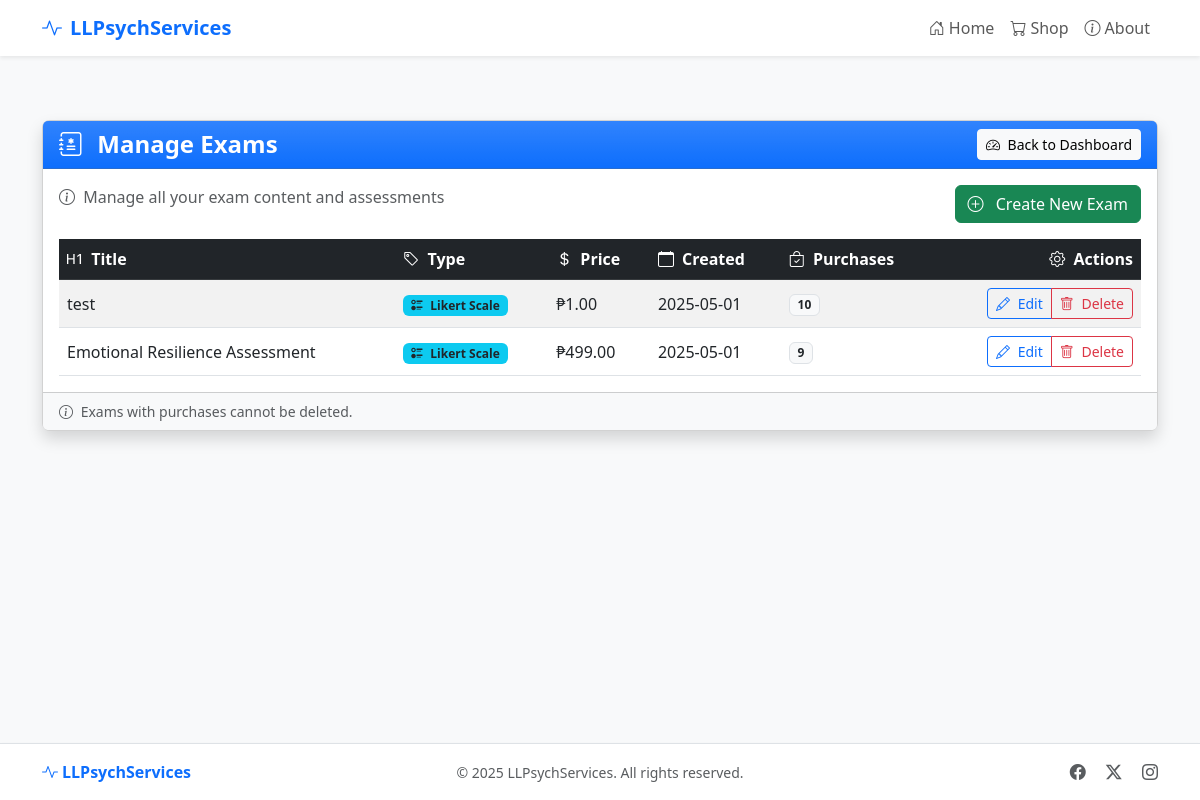
/admin/exams (signed in), run on the app's committed database.
### models.py (models this page shows, shortened)
class Exam(db.Model):
    id = db.Column(db.Integer, primary_key=True)
    title = db.Column(db.String(100), nullable=False)
    exam_type = db.Column(db.String(20))  # 'content' or 'likert'
    description = db.Column(db.Text, nullable=False)
    price = db.Column(db.Float, nullable=False)
    content = db.Column(db.Text, nullable=False)
    questions = db.Column(db.Text, nullable=True)  # Stored as JSON
    exam_type = db.Column(db.String(20), default='content')  # 'content' or 'likert'
    created_at = db.Column(db.DateTime, default=datetime.utcnow)
    scoring_rules = db.Column(db.Text, nullable=True)

### routes/admin.py (the view)
@admin_bp.route('/exams')
@admin_required
def exams():
    exams = Exam.query.order_by(Exam.created_at.desc()).all()
    return render_template('admin/exams.html', exams=exams)

### routes/admin.py (called while the page is built)
def admin_required(f):
    @wraps(f)
    def decorated_function(*args, **kwargs):
        if not session.get('admin_logged_in'):
            flash('Please log in to access the admin area.', 'warning')
            return redirect(url_for('admin.login', next=request.url))
        return f(*args, **kwargs)
    return decorated_function

### templates/admin/exams.html (shortened to what this page needs)
{% extends 'base.html' %}
{% block content %}
<div class="container py-3 py-md-4">
  <div class="row justify-content-center">
    <div class="col-12">
      <div class="card shadow">
        <div class="card-header bg-primary bg-gradient text-white">
          <div class="d-flex flex-column flex-sm-row justify-content-between align-items-start align-items-sm-center">
            <h1 class="h4 mb-2 mb-sm-0 fw-bold">
              <i class="bi bi-journal-medical me-2"></i> Manage Exams
            </h1>
            <a href="{{ url_for('admin.dashboard') }}" class="btn btn-light btn-sm">
              <i class="bi bi-speedometer2 me-1"></i> Back to Dashboard
            </a>
          </div>
        </div>
        <div class="card-body">
          <div class="d-flex flex-column flex-md-row justify-content-between align-items-start mb-3">
            <p class="text-muted mb-3 mb-md-0">
              <i class="bi bi-info-circle me-1"></i> Manage all your exam content and assessments
            </p>
            <a href="{{ url_for('admin.create_exam') }}" class="btn btn-success">
              <i class="bi bi-plus-circle me-2"></i> Create New Exam
            </a>
          </div>
          <div class="table-responsive">
            <table class="table table-striped table-hover align-middle mb-0">
              <thead class="table-dark">
                <tr>
                  <th><i class="bi bi-type-h1 me-1"></i> Title</th>
                  <th><i class="bi bi-tag me-1"></i> Type</th>
                  <th><i class="bi bi-currency-dollar me-1"></i> Price</th>
                  <th><i class="bi bi-calendar me-1"></i> Created</th>
                  <th><i class="bi bi-bag-check me-1"></i> Purchases</th>
                  <th class="text-end"><i class="bi bi-gear me-1"></i> Actions</th>
                </tr>
              </thead>
              <tbody>
                {% for exam in exams %}
                <tr>
                  <td class="fw-medium">{{ exam.title }}</td>
                  <td>
                    {% if exam.exam_type == 'likert' %}
                      <span class="badge bg-info text-dark">
                        <i class="bi bi-ui-radios me-1"></i> Likert Scale
                      </span>
                    {% else %}
                      <span class="badge bg-secondary">
                        <i class="bi bi-file-earmark-text me-1"></i> Content
                      </span>
                    {% endif %}
                  </td>
                  <td>₱{{ "%.2f"|format(exam.price) }}</td>
                  <td>{{ exam.created_at.strftime('%Y-%m-%d') }}</td>
                  <td>
                    <span class="badge bg-light text-dark border">
                      {{ exam.purchases|length }}
                    </span>
                  </td>
                  <td class="text-end">
                    <div class="btn-group btn-group-sm">
                      <a href="{{ url_for('admin.edit_exam', exam_id=exam.id) }}" class="btn btn-outline-primary">
                        <i class="bi bi-pencil me-1"></i> Edit
                      </a>
                      <button type="button" class="btn btn-outline-danger"
                              data-bs-toggle="modal"
                              data-bs-target="#deleteModal{{ exam.id }}">
                        <i class="bi bi-trash me-1"></i> Delete
                      </button>
                    </div>
                  </td>
                </tr>
                {% endfor %}
              </tbody>
            </table>
          </div>
        </div>
        <div class="card-footer bg-light">
          <div class="text-muted small">
            <i class="bi bi-info-circle me-1"></i>
            Exams with purchases cannot be deleted.
          </div>
        </div>
      </div>
    </div>
  </div>
</div>
{% endblock %}

### templates/base.html (style rules this page uses)
html, body { height: 100%; }
body { display: flex; flex-direction: column; background-color: #f8f9fa; }
.card { border-radius: 0.5rem; box-shadow: 0 0.5rem 1rem rgba(0, 0, 0, 0.15); transition: transform 0.2s; }
.card-header { border-top-left-radius: calc(0.5rem - 1px); border-top-right-radius: calc(0.5rem - 1px); }

### data on the page
Exam: title "test", exam_type "likert" (drawn), price "1.00", created_at "2025-05-01", purchases|length "10"
Exam: title "Emotional Resilience Assessment", exam_type "likert" (drawn), price "499.00", created_at "2025-05-01", purchases|length "9"
